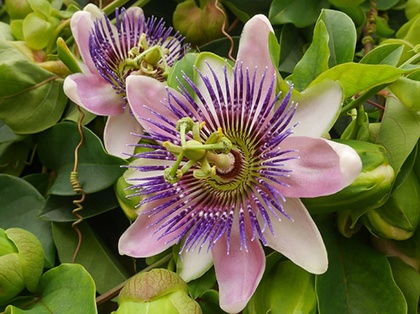
%> input picture images/flor.jpeg, 420 x 314 px, shrunk from 800 x 599 before the run
$ octave main_blind_deconvolution.m   (GNU Octave 9; MATLAB toolbox functions it lacks are replaced by stand-ins)
%> lines starting %> are read from the running program, lines starting %| are printed output that depends on the picture
### variational_models/Blind_Deconvolution_model.m
%% --------------------------------------------------------------------- %%
%      Blind Deconvolution: Perrone, Favaro, E. Schiavi, M. Ramirez       %
%%-----------------------------------------------------------------------%%
function [varout]= Blind_Deconvolution_model(varin)
%-------------------------------------------------------------------------%
%                                 Inputs                                  %
%-------------------------------------------------------------------------%
im_org   = varin.im_org;
f        = varin.f;
u        = varin.u;
kernel   = varin.kernel;

p        = varin.p;
Nit      = varin.Nit;
dt_u     = varin.dt_u;
dt_k     = varin.dt_k;
lambda   = varin.lambda;
epsilon  = varin.epsilon_stop;
Verbose  = varin.Verbose;

switch Verbose
    case 0

    case 1

    case 2
        figure,
        set(gcf, 'Units', 'Normalized', 'OuterPosition', [0.15, 0.3, 0.7, 0.4]);
end

%-------------------------------------------------------------------------%
%                               Algorithm                                 %
%-------------------------------------------------------------------------%

%--------------------- Kernel & Image dimensions -------------------------%
[MU, NU, C] = size(im_org);
[M, N, C] = size(f);
[MK,NK]   = size(kernel);

%------------------------ Convolution Operations -------------------------%
Conv_u  =@(u,k) conv2(u, k, 'valid');
Convt_u =@(u,k) conv2(u, rot90(k,2), 'full');

Convt_k =@(u,f) conv2(rot90(u,2), f, 'valid');

% Kernel and Fourier Transform Kernel
dim = size(im_org);
kernel_Fourier = psf2otf(kernel,[dim(1),dim(2)]);

% Image Transformation Kernel + Noise
R =@(x) real(ifft2(kernel_Fourier.*fft2(x)));
f_same = u;
%----------------------- Variables initialization ------------------------%
k = ones(MK,NK)/MK/NK;

iter = 1;
stop = false;

while (iter < Nit)  && (~stop)
%---------------------------- Visualization ------------------------------%
    switch Verbose
        case 0

            disp(['Iter: ',num2str(iter)])

        case 1
            if ~mod(iter,100)
                imshow(u),pause(0.01)
            end
            [en(iter),pr(iter),fi(iter)] = pEnergy_R(u,f_same,lambda,p,R);
            psnr(iter) = PSNR(u,im_org);
            [ssim_u(iter),ssimmap] = ssim(u,im_org);
            disp(['Iter: ',num2str(iter),' PSNR: ', num2str(psnr(iter)),' SSIM: ', num2str(ssim_u(iter)),' Total Energy: ', num2str(en(iter)), ' Prior: ', num2str(pr(iter)), ' Fidelity: ',num2str(fi(iter)) ])
        case 2
            [en(iter),pr(iter),fi(iter)] = pEnergy_R(u,f_same,lambda,p,R);
            psnr(iter) = PSNR(u,im_org);
            [ssim_u(iter),ssimmap] = ssim(u,im_org);
            subplot(151), imshow(u), title(['PSNR: ',num2str(psnr(iter))])
            subplot(152), plot(en,'r','LineWidth', 2), hold on,
                          plot(fi,'b','LineWidth', 2),
                          plot(pr,'g','LineWidth', 2)
                          legend('Total Energy','Fidelity','Prior'), grid on
            subplot(153), plot(psnr,'c','LineWidth', 2),
                          legend('PSNR (db)'), grid on
            subplot(154), imshow(ssimmap,[]), title("SSIM: "+ssim_u(iter))
            subplot(155), imagesc(k), title(['Reconstructed kernel'])
            axis image
            axis off
            pause(0)
    end

%----------------------------- Algorithm ---------------------------------%

    % Image Gradient
    ux = parcial_x(u);
    uy = parcial_y(u);

    % Modulus of the Image Gradient
    mod_grad = sqrt(ux.^2 + uy.^2 + epsilon^2);
    b        = mod_grad.^(p-2);

    % Image Laplacian
    plap = div_x(b.*ux) + div_y(b.*uy);

    % Image update
    u_conv = zeros(MU,NU,C);
    for c=1:C
        u_conv(:,:,c) = Convt_u(Conv_u(u(:,:,c), k) - f(:,:,c), k);
    end
    ulap = u_conv - lambda*plap;
    dt_u = 5e-3*max(u(:))/max(1e-31, max(max(abs(ulap(:)))));
    u2   = u - dt_u*(ulap);

    % Kernel update
    k_conv = zeros(MK,NK);
    for c=1:C
        k_conv = k_conv + Convt_k( u(:,:,c), Conv_u(u(:,:,c), k) - f(:,:,c) );
    end
    dt_k = 1e-3*max(k(:))/max(1e-31, max(max(abs(k_conv))));
    k = k - dt_k*k_conv;

    % Kernel projection
    k = k.*(k>0);
    k = k/sum(k(:));

    % Stop criteria
    norm_u = norm(u2(:) - u(:));
    disp(['Stop Criteria: ',num2str(norm_u)])
    stop = norm_u < epsilon;

    % Variables update
    u = u2;
    iter = iter +1;
    lambda = max(1e-4,lambda * 0.999);

end
%--------------------------- Output Variables ----------------------------%
if Verbose == 0
    varout.u        = u;
    varout.k        = k;
else
    varout.u        = u;
    varout.k        = k;
    varout.en       = en;
    varout.pr       = pr;
    varout.fi       = fi;
    varout.psnr     = psnr;
    varout.ssim_u     = ssim_u;
end
end

### commons/pEnergy_R.m
function [energy,fidelity,prior]=pEnergy_R(u,f,lambda,p,R)
% Calculates TV(u)+lambda*||u-f||^2
dim = size(u);
Omega = dim(1)*dim(2);
ux       =parcial_x(u);
uy       =parcial_y(u);
modGrad= sqrt(ux.^2+uy.^2 ).^p;
fidelity = (R(u)-f).^2;
prior=sum(modGrad(:))/Omega;
fidelity=sum(fidelity(:))/Omega;
energy= (1/p)*prior+(lambda/2).*fidelity;

end

### commons/PSNR.m
function psnr=PSNR(I1, I2)
% function psnr=PSNR(I1, I2)
% Funcion que calcula la Relaci?n Se?al a Ruido de Pico entre dos imagenes

if (size(I1)~=size(I2))
    error('Las imagenes tienen que tener el mismo tamaño');
end

maximo=max(max(I1(:)),max(I2(:)));
maximo = min(1,maximo);
N=size(I1,1);
M=size(I1,2);
P=size(I1,3);

if (P==1)
    MSE=(1/(M*N))*sum(sum((I1-I2).^2));
else
    MSE=(1/(M*N*P))*sum(sum(sum((I1-I2).^2)));
end
psnr=20*log10(maximo/sqrt(MSE));
end

### commons/div_x.m
function p1x = div_x(p1)
% parcial en x backward ------------------%
p1x=zeros(size(p1));
p1x(:,1, :)=p1(:,1,:);
p1x(:,2:end-1, :)=p1(:,2:end-1,:)-p1(:,1:end-2,:);
p1x(:,end, :)=-p1(:,end-1,:);
%-------------------------------------------------------------------------%
end

### commons/div_y.m
function p2y = div_y(p2)
% parcial en x backward ------------------%
p2y=zeros(size(p2));
p2y(1,:, :)=p2(1,:,:);
p2y(2:end-1,:, :)=p2(2:end-1,:,:)-p2(1:end-2,:,:);
p2y(end,:, :)=-p2(end-1,:,:);
%-------------------------------------------------------------------------%
end

### commons/parcial_x.m
function ux = parcial_x(u)
% parcial en x forward. es neumann homogenea  ------------------%
ux=zeros(size(u));
ux(:,2:end-1, :)=u(:,3:end,:)-u(:,2:end-1,:);
%-------------------------------------------------------------------------%
end

### commons/parcial_y.m
function uy = parcial_y(u)
% parcial en Y forward. Es neumann homogenea --- ---------------%
uy=zeros(size(u));
uy(2:end-1, :,:)=u(3:end,:,:)-u(2:end-1,:,:);
%-------------------------------------------------------------------------%
end

### variational_models/main_blind_deconvolution.m
%%%%%%%%%%%%%%%%%%%%%%%%%%%%%%%%%%%%%%%%%%%%%%%%%%%%%%%%%%%%%%%%%%%%%%%%%%%
%                   Image Blind Deconvolution Analysis                    %
%%%%%%%%%%%%%%%%%%%%%%%%%%%%%%%%%%%%%%%%%%%%%%%%%%%%%%%%%%%%%%%%%%%%%%%%%%%

%% Imports
clear all, close all, clc

basePath = fileparts(pwd);
commonsPath = fullfile(basePath, 'commons');
addpath(commonsPath);

%% Read Image

basePath = fileparts(pwd);
img_folder = fullfile(basePath, 'images');
im = imread(fullfile(img_folder, 'flor.jpeg'));
%> im is the input picture: size 314x420x3 uint8; mean R, G, B 110.3, 106.8, 66.2
im = im2double(im); % im2double transforms the data into double type and in the range [0,1]
%> im: size 314x420x3 double


%% Image Blurring

% Load Gaussian Kernel
kernel_size = 21;
sigma = 5;
kernel_gaussian = fspecial('gaussian', [kernel_size, kernel_size], sigma);

% Load Motion Kernels
load motion_kernels.mat;

kernel = kernel8; %kernel_gaussian

% Image Convolution
im_blur_f = convn(im,kernel,'valid');
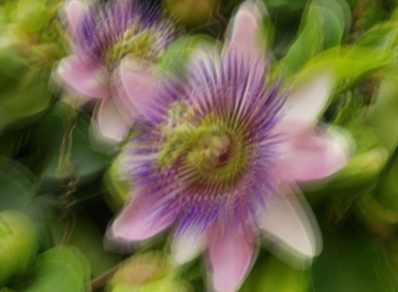
%> im_blur_f: size 292x398x3 double; mean R, G, B 0.444, 0.42, 0.277
im_blur_u = convn(im,kernel,'same');
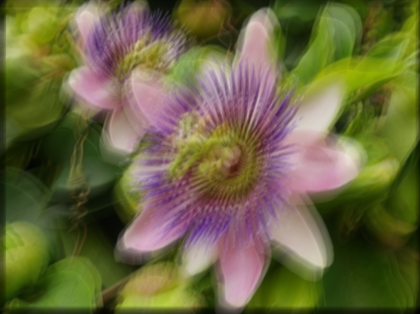
%> im_blur_u: size 314x420x3 double; mean R, G, B 0.425, 0.409, 0.257

set(0, 'DefaultFigureColor', 'w')

% Visualizacion
figure('Color', 'w')
subplot(131), imagesc(im), title(['Original Image'])
axis off
axis image
subplot(132), MAP=colormap; imagesc(kernel),  title(['Kernel'])
axis off
axis image
subplot(133), imagesc(im_blur_u), title(['Blurred Image'])
axis off
axis image


%% DECONVOLUTION ALGORITHM

% Algorithm input parameters
varin.Nit           = 10000;            % Number of iterations
varin.epsilon_stop  = 1.e-6;            % Epsilon stop criteria
varin.dt_u          = 1*1e-3;           % Step size u
varin.dt_k          = 1*1e-3;           % Step size Kernel
varin.lambda        = 2.5;                % Regularization Hyperparam
varin.p             = 1;                % p Laplacian

varin.f             = im_blur_f;        % Blurred Image
varin.u             = im_blur_u;        % Initial u
varin.im_org        = im;               % Original Image
varin.kernel        = kernel;           % Blurred Kernel
varin.Verbose       = 2;                % Verbose

% Algorithm execution
[varout] = Blind_Deconvolution_model(varin);
%> in Blind_Deconvolution_model, `kernel   = varin.kernel;`:
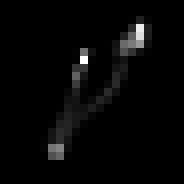
%> kernel: size 23x23 double (shown 8 times larger); min 0, max 0.0747, mean 0.00189; drawn with min black and max white
%> in Blind_Deconvolution_model, `p        = varin.p;`: p = 1
%> in Blind_Deconvolution_model, `Nit      = varin.Nit;`: Nit = 10000
%> in Blind_Deconvolution_model, `dt_u     = varin.dt_u;`: dt_u = 0.001
%> in Blind_Deconvolution_model, `lambda   = varin.lambda;`: lambda = 2.5
%> in Blind_Deconvolution_model, `epsilon  = varin.epsilon_stop;`: epsilon = 1e-06
%> in Blind_Deconvolution_model, `Verbose  = varin.Verbose;`: Verbose = 2
%> (the run ends here)
